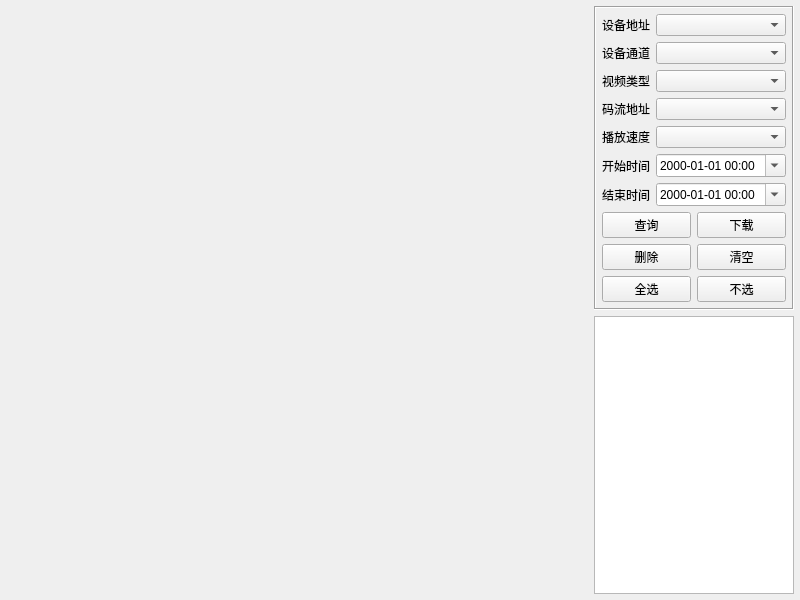
<?xml version="1.0" encoding="UTF-8"?>
<ui version="4.0">
 <class>frmVideoPlayWeb</class>
 <widget class="QWidget" name="frmVideoPlayWeb">
  <property name="geometry">
   <rect>
    <x>0</x>
    <y>0</y>
    <width>800</width>
    <height>600</height>
   </rect>
  </property>
  <property name="windowTitle">
   <string>Form</string>
  </property>
  <layout class="QGridLayout" name="gridLayout_2">
   <property name="leftMargin">
    <number>6</number>
   </property>
   <property name="topMargin">
    <number>6</number>
   </property>
   <property name="rightMargin">
    <number>6</number>
   </property>
   <property name="bottomMargin">
    <number>6</number>
   </property>
   <property name="spacing">
    <number>6</number>
   </property>
   <item row="0" column="0">
    <widget class="QWidget" name="widgetVideo" native="true">
     <property name="sizePolicy">
      <sizepolicy hsizetype="Expanding" vsizetype="Expanding">
       <horstretch>0</horstretch>
       <verstretch>0</verstretch>
      </sizepolicy>
     </property>
     <layout class="QGridLayout" name="gridLayout">
      <property name="leftMargin">
       <number>0</number>
      </property>
      <property name="topMargin">
       <number>0</number>
      </property>
      <property name="rightMargin">
       <number>0</number>
      </property>
      <property name="bottomMargin">
       <number>0</number>
      </property>
      <property name="spacing">
       <number>1</number>
      </property>
     </layout>
    </widget>
   </item>
   <item row="0" column="1" rowspan="2">
    <widget class="QWidget" name="widgetRight" native="true">
     <property name="minimumSize">
      <size>
       <width>200</width>
       <height>0</height>
      </size>
     </property>
     <property name="maximumSize">
      <size>
       <width>200</width>
       <height>16777215</height>
      </size>
     </property>
     <layout class="QVBoxLayout" name="verticalLayout">
      <property name="spacing">
       <number>6</number>
      </property>
      <property name="leftMargin">
       <number>0</number>
      </property>
      <property name="topMargin">
       <number>0</number>
      </property>
      <property name="rightMargin">
       <number>0</number>
      </property>
      <property name="bottomMargin">
       <number>0</number>
      </property>
      <item>
       <widget class="QFrame" name="frameRight">
        <property name="autoFillBackground">
         <bool>true</bool>
        </property>
        <property name="frameShape">
         <enum>QFrame::Box</enum>
        </property>
        <property name="frameShadow">
         <enum>QFrame::Sunken</enum>
        </property>
        <layout class="QGridLayout" name="gridLayout_4">
         <property name="leftMargin">
          <number>6</number>
         </property>
         <property name="topMargin">
          <number>6</number>
         </property>
         <property name="rightMargin">
          <number>6</number>
         </property>
         <property name="bottomMargin">
          <number>6</number>
         </property>
         <property name="spacing">
          <number>6</number>
         </property>
         <item row="3" column="1">
          <widget class="QComboBox" name="cboxRtsp"/>
         </item>
         <item row="6" column="0">
          <widget class="QLabel" name="labDateTimeStart">
           <property name="text">
            <string>开始时间</string>
           </property>
          </widget>
         </item>
         <item row="6" column="1">
          <widget class="QDateTimeEdit" name="dateTimeStart">
           <property name="displayFormat">
            <string>yyyy-MM-dd HH:mm</string>
           </property>
           <property name="calendarPopup">
            <bool>true</bool>
           </property>
          </widget>
         </item>
         <item row="2" column="1">
          <widget class="QComboBox" name="cboxType"/>
         </item>
         <item row="2" column="0">
          <widget class="QLabel" name="labType">
           <property name="text">
            <string>视频类型</string>
           </property>
          </widget>
         </item>
         <item row="1" column="1">
          <widget class="QComboBox" name="cboxCh">
           <property name="sizePolicy">
            <sizepolicy hsizetype="Expanding" vsizetype="Fixed">
             <horstretch>0</horstretch>
             <verstretch>0</verstretch>
            </sizepolicy>
           </property>
          </widget>
         </item>
         <item row="1" column="0">
          <widget class="QLabel" name="labCh">
           <property name="text">
            <string>设备通道</string>
           </property>
          </widget>
         </item>
         <item row="4" column="0">
          <widget class="QLabel" name="labSpeed">
           <property name="text">
            <string>播放速度</string>
           </property>
          </widget>
         </item>
         <item row="4" column="1">
          <widget class="QComboBox" name="cboxSpeed"/>
         </item>
         <item row="7" column="0">
          <widget class="QLabel" name="labDateTimeEnd">
           <property name="text">
            <string>结束时间</string>
           </property>
          </widget>
         </item>
         <item row="3" column="0">
          <widget class="QLabel" name="labRtsp">
           <property name="text">
            <string>码流地址</string>
           </property>
          </widget>
         </item>
         <item row="7" column="1">
          <widget class="QDateTimeEdit" name="dateTimeEnd">
           <property name="displayFormat">
            <string>yyyy-MM-dd HH:mm</string>
           </property>
           <property name="calendarPopup">
            <bool>true</bool>
           </property>
          </widget>
         </item>
         <item row="8" column="0" colspan="2">
          <layout class="QGridLayout" name="gridLayout2">
           <property name="spacing">
            <number>6</number>
           </property>
           <item row="1" column="0">
            <widget class="QPushButton" name="btnDelete">
             <property name="text">
              <string>删除</string>
             </property>
            </widget>
           </item>
           <item row="0" column="1">
            <widget class="QPushButton" name="btnDownload">
             <property name="text">
              <string>下载</string>
             </property>
            </widget>
           </item>
           <item row="1" column="1">
            <widget class="QPushButton" name="btnClear">
             <property name="text">
              <string>清空</string>
             </property>
            </widget>
           </item>
           <item row="0" column="0">
            <widget class="QPushButton" name="btnSelect">
             <property name="text">
              <string>查询</string>
             </property>
            </widget>
           </item>
           <item row="2" column="0">
            <widget class="QPushButton" name="btnSelectAll">
             <property name="text">
              <string>全选</string>
             </property>
            </widget>
           </item>
           <item row="2" column="1">
            <widget class="QPushButton" name="btnSelectNone">
             <property name="text">
              <string>不选</string>
             </property>
            </widget>
           </item>
          </layout>
         </item>
         <item row="0" column="0">
          <widget class="QLabel" name="labNvr">
           <property name="text">
            <string>设备地址</string>
           </property>
          </widget>
         </item>
         <item row="0" column="1">
          <widget class="QComboBox" name="cboxNvr"/>
         </item>
        </layout>
       </widget>
      </item>
      <item>
       <widget class="QListWidget" name="listWidget"/>
      </item>
     </layout>
    </widget>
   </item>
   <item row="1" column="0">
    <widget class="VideoPlayback" name="videoPlayback" native="true">
     <property name="minimumSize">
      <size>
       <width>0</width>
       <height>130</height>
      </size>
     </property>
     <property name="maximumSize">
      <size>
       <width>16777215</width>
       <height>130</height>
      </size>
     </property>
    </widget>
   </item>
  </layout>
 </widget>
 <customwidgets>
  <customwidget>
   <class>VideoPlayback</class>
   <extends>QWidget</extends>
   <header>videoplayback.h</header>
   <container>1</container>
  </customwidget>
 </customwidgets>
 <tabstops>
  <tabstop>cboxNvr</tabstop>
  <tabstop>cboxCh</tabstop>
  <tabstop>cboxType</tabstop>
  <tabstop>cboxRtsp</tabstop>
  <tabstop>cboxSpeed</tabstop>
  <tabstop>dateTimeStart</tabstop>
  <tabstop>dateTimeEnd</tabstop>
  <tabstop>btnSelect</tabstop>
  <tabstop>btnDownload</tabstop>
  <tabstop>btnDelete</tabstop>
  <tabstop>btnClear</tabstop>
  <tabstop>btnSelectAll</tabstop>
  <tabstop>btnSelectNone</tabstop>
  <tabstop>listWidget</tabstop>
 </tabstops>
 <resources/>
 <connections/>
</ui>
